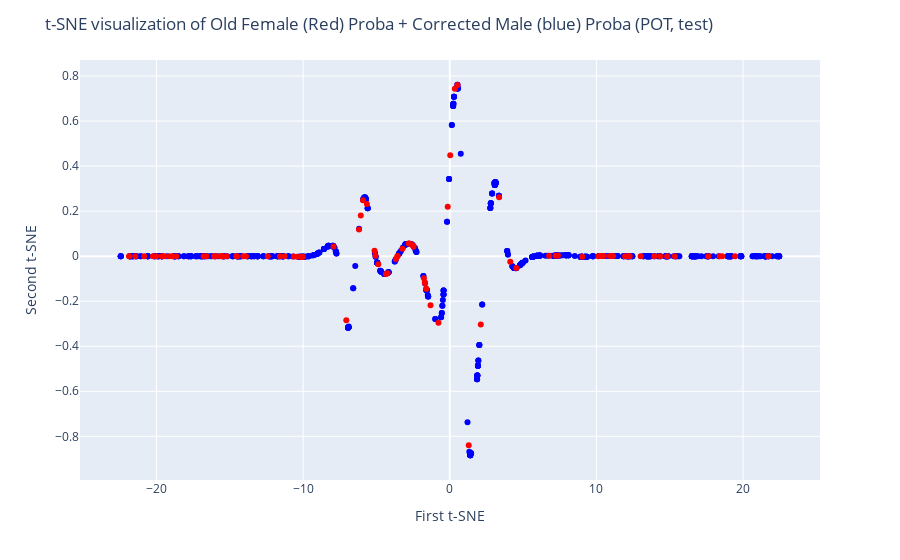

The cell this chart's notebook holds for it:
### Code cell
fig = px.scatter(x=X_test_male_proba_temp_2d[:, 0], y=X_test_male_proba_temp_2d[:, 1], color_discrete_sequence=['blue'])
fig2 = px.scatter(x=X_test_female_proba_2d[:, 0], y=X_test_female_proba_2d[:, 1], color_discrete_sequence=['red'])
fig.update_layout(
    title="t-SNE visualization of Old Black (Red) Proba + Corrected White (blue) Proba (POT, test)",
    xaxis_title="First t-SNE",
    yaxis_title="Second t-SNE",
)
fig.add_trace(fig2.data[0])
fig.show()

### Figure 1 — Plotly figure (JSON) as saved in the notebook; plotly's stock layout.template omitted (floating-point values rounded to 4 significant figures; data arrays with more than 128 entries replaced by an {"elided": "..."} marker saying what was removed)
{"data": [{"hovertemplate": "x=%{x}<br>y=%{y}<extra></extra>", "legendgroup": "", "marker": {"color": "blue", "symbol": "circle"}, "mode": "markers", "name": "", "orientation": "v", "showlegend": false, "type": "scatter", "x": {"elided": "761 float values"}, "xaxis": "x", "y": {"elided": "761 float values"}, "yaxis": "y"}, {"hovertemplate": "x=%{x}<br>y=%{y}<extra></extra>", "legendgroup": "", "marker": {"color": "red", "symbol": "circle"}, "mode": "markers", "name": "", "orientation": "v", "showlegend": false, "type": "scatter", "x": [-2.777, -0.1414, -6.07, -2.475, -15.48, -10.02, 18.41, -4.243, -7.929, 15.35, -18.66, 11.14, -13.9, -4.877, -7.059, -21.45, 17.62, -10.64, -18.93, 0.5216, -14.08, -16.07, -3.567, -1.607, -1.702, -14.54, -19.63, -0.774, -16.6, -21.85, -2.634, 7.22, 12.26, 12.21, -3.235, -20.85, 10.26, -11.27, 10.38, -1.605, 4.534, 18.58, -6.193, -19.49, -1.767, 0.3452, 0.0298, 19.45, -12.41, -1.315, 9.038, 10.13, -15.54, -4.357, 1.292, -2.486, -20.02, -15.22, -16.79, -20.25, -10.13, 11.95, -10.42, 14.35, -19.14, 13.02, 3.364, -3.565, -16.0, 13.96, -5.135, 6.78, 10.51, -14.53, -15.96, -5.654, -15.64, 4.125, -5.069, -5.921, 2.114, -11.59, 10.93, -1.696, -3.676, -10.13, 14.83, 21.72, -21.87, -2.797, 7.375], "xaxis": "x", "y": [0.05633, 0.2191, 0.1804, 0.0416, -1.167e-06, -0.002987, 1.283e-06, -0.07539, 0.04283, 2.14e-05, 4.281e-07, 0.0003074, 1.596e-05, -0.0362, -0.2843, -2.37e-08, 8.921e-07, -0.00137, 3.503e-07, 0.7604, 1.357e-05, -2.791e-07, 0.000132, -0.1446, -0.1173, 8.75e-06, 3.156e-07, -0.2962, 2.468e-07, -1.383e-08, 0.05306, 0.00234, -2.35e-05, -1.943e-05, 0.03279, -7.245e-08, 0.0003239, -0.0002029, 0.0004234, -0.1451, -0.05281, 1.344e-06, 0.1181, 2.568e-07, -0.09828, 0.7429, 0.4478, 1.349e-06, 3.342e-05, -0.2182, -0.002836, 0.0001146, -8.649e-07, -0.07937, -0.8392, 0.04583, 2.844e-07, 1.74e-06, 3.952e-07, -5.438e-08, -0.003116, 1.594e-05, -0.002095, 5.972e-06, 3.613e-07, -3.667e-05, 0.2614, 0.0003257, -2.758e-07, -1.212e-05, 0.02395, 0.001351, 0.0004993, 8.878e-06, -3.12e-07, 0.2318, -6.464e-07, -0.02515, 0.001275, 0.2486, -0.303, -1.066e-05, 0.0003749, -0.1188, -0.01313, -0.003363, 2.288e-05, 1.004e-06, -1.269e-08, 0.05627, 0.00276], "yaxis": "y"}], "layout": {"legend": {"tracegroupgap": 0}, "margin": {"t": 60}, "title": {"text": "t-SNE visualization of Old Female (Red) Proba + Corrected Male (blue) Proba (POT, test)"}, "xaxis": {"anchor": "y", "domain": [0, 1], "title": {"text": "First t-SNE"}}, "yaxis": {"anchor": "x", "domain": [0, 1], "title": {"text": "Second t-SNE"}}}}
